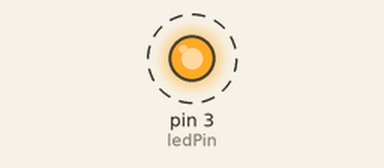
Simulated run of this sketch. Board: Arduino Uno, built with avr-gcc and run on an emulated ATmega328P. On the bench: output pins drawn as LEDs (lit = HIGH). Dashed ring = blinking.

Above: at 0.5 s.
Timing chart, 0 to 4.6 s (numbered marks = the images above):
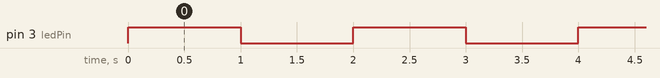

The sketch:

blink-led.ino
```cpp
#define ledPin 3   //تعیین پایه روشنایی

void setup()
{
  Serial.begin(9600); // آهنگ ارسال داده ها هرچه بیشتر باشد میزان تبادل مخابره داده ها هم سریعتر این مقدار به صورت پیش فرض و استاندارد میباشد
  pinMode(ledPin,OUTPUT); // وضعیت و پیکربندی روشنایی  که در اینجا به صورت خروجی تعریف میشود
}

void loop()
{
  function_led_on(); // صدا کردن تابع روشنایی در حالت روشن
  delay(1000); // هر یک ثانیه تاخیر خط بعدی کد را اجرا می کند
  function_led_off(); // صدا کردن تابع روشنایی در حالت خاموش
  delay(1000); // هر یک ثانیه تاخیر خط بعدی کد را اجرا می کند
}

//---------------function led on    تابع روشنایی در حالت روشن
void function_led_on()
{
  digitalWrite(ledPin,HIGH); // وضعیت روشنایی به حالت روشن
}

//---------------function led off    تابع روشنایی در حالت خاموش
void function_led_off()
{
  digitalWrite(ledPin,LOW); // وضعیت روشنایی به حالت خاموش
}
```

Measured:
- by itself, pin 3 (ledPin): alternates HIGH for 1.0 s and LOW for 1.0 s
